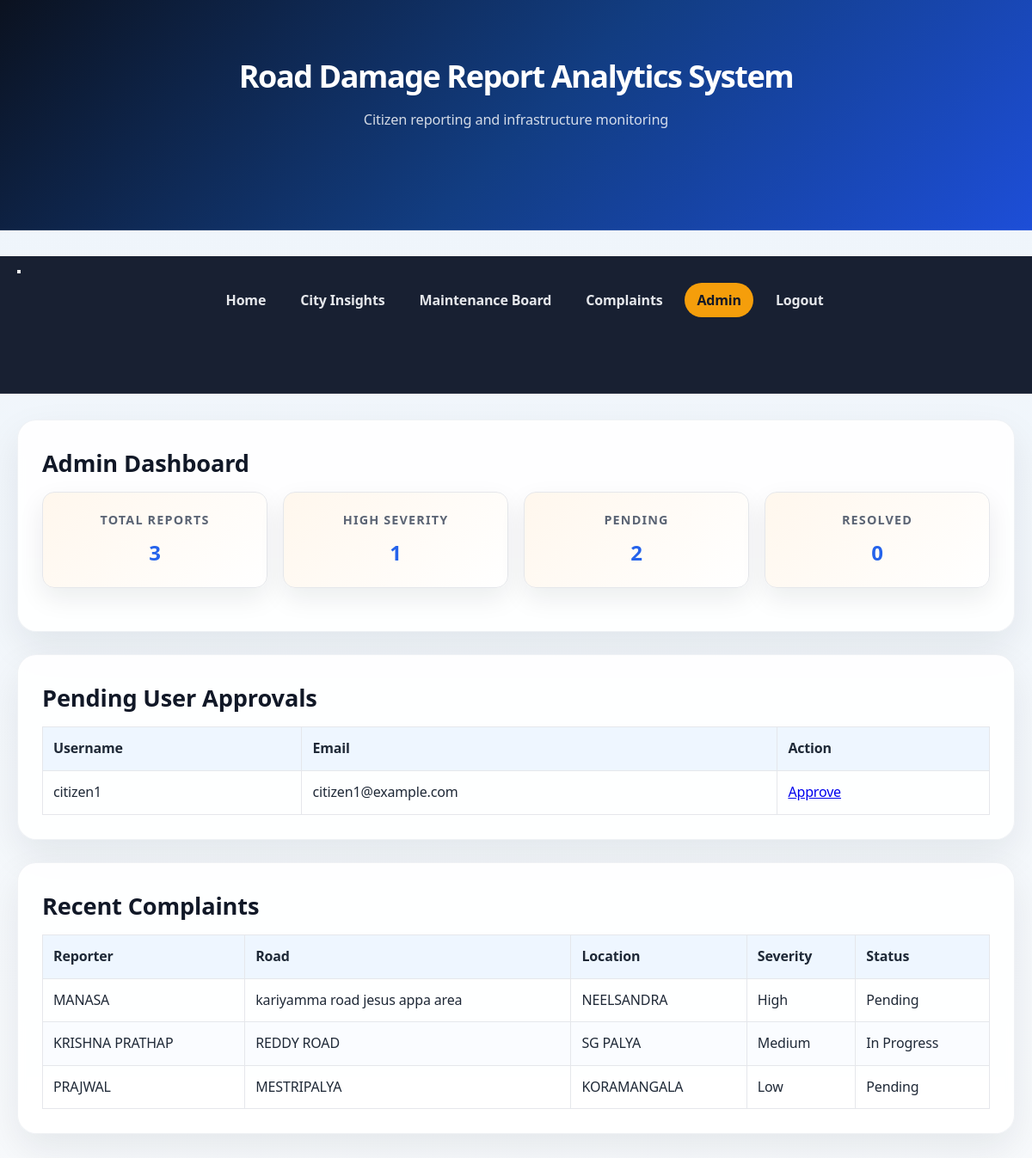
/admin-dashboard/ (signed in), run on the app's committed database.
### main/models.py (models this page shows, shortened)
class RoadDamageReport(models.Model):
    SEVERITY_CHOICES = [
        ("Low", "Low"),
        ("Medium", "Medium"),
        ("High", "High"),
    ]
    STATUS_CHOICES = [
        ("Pending", "Pending"),
        ("In Progress", "In Progress"),
        ("Resolved", "Resolved"),
    ]
    reporter_name = models.CharField(max_length=150)
    phone_number = models.CharField(max_length=15)
    location = models.CharField(max_length=200)
    road_name = models.CharField(max_length=200)
    damage_type = models.CharField(max_length=100)
    severity = models.CharField(max_length=20, choices=SEVERITY_CHOICES, default="Medium")
    description = models.TextField()
    photo = models.ImageField(upload_to="complaints/", blank=True, null=True)
    reported_at = models.DateTimeField(auto_now_add=True)
    status = models.CharField(max_length=30, choices=STATUS_CHOICES, default="Pending")

class UserProfile(models.Model):
    user = models.OneToOneField(User, on_delete=models.CASCADE, related_name="profile")
    is_approved = models.BooleanField(default=False)
    created_at = models.DateTimeField(auto_now_add=True)

### main/views.py (the view)
# urls.py: path("admin-dashboard/", views.admin_dashboard, name="admin_dashboard"),
@login_required
@user_passes_test(lambda u: u.is_staff)
def admin_dashboard(request):
    reports = RoadDamageReport.objects.all()
    stats = [
        {"name": "Total Reports", "value": reports.count()},
        {"name": "High Severity", "value": reports.filter(severity="High").count()},
        {"name": "Pending", "value": reports.filter(status="Pending").count()},
        {"name": "Resolved", "value": reports.filter(status="Resolved").count()},
    ]
    recent_reports = reports.order_by("-reported_at")[:5]
    pending_users = UserProfile.objects.filter(is_approved=False).select_related("user")
    return render(
        request,
        "main/admin_dashboard.html",
        {"stats": stats, "recent_reports": recent_reports, "pending_users": pending_users},
    )

### templates/main/admin_dashboard.html (shortened to what this page needs)
{% extends 'base.html' %}
{% block content %}
<section class="card">
    <h2>Admin Dashboard</h2>
    <div class="stats-grid">
        {% for item in stats %}
        <div class="stat-box">
            <h3>{{ item.name }}</h3>
            <p>{{ item.value }}</p>
        </div>
        {% endfor %}
    </div>
</section>
<section class="card">
    <h2>Pending User Approvals</h2>
    {% if pending_users %}
    <table>
        <thead>
            <tr>
                <th>Username</th>
                <th>Email</th>
                <th>Action</th>
            </tr>
        </thead>
        <tbody>
            {% for profile in pending_users %}
            <tr>
                <td>{{ profile.user.username }}</td>
                <td>{{ profile.user.email }}</td>
                <td><a href="{% url 'approve_user' profile.user.id %}">Approve</a></td>
            </tr>
            {% endfor %}
        </tbody>
    </table>
    {% else %}
    <p>No pending user approvals.</p>
    {% endif %}
</section>
<section class="card">
    <h2>Recent Complaints</h2>
    <table>
        <thead>
            <tr>
                <th>Reporter</th>
                <th>Road</th>
                <th>Location</th>
                <th>Severity</th>
                <th>Status</th>
            </tr>
        </thead>
        <tbody>
            {% for report in recent_reports %}
            <tr>
                <td>{{ report.reporter_name }}</td>
                <td>{{ report.road_name }}</td>
                <td>{{ report.location }}</td>
                <td>{{ report.severity }}</td>
                <td>{{ report.status }}</td>
            </tr>
            {% empty %}
            <tr>
                <td colspan="5">No complaints available.</td>
            </tr>
            {% endfor %}
        </tbody>
    </table>
</section>
{% endblock %}

### templates/base.html (shortened to what this page needs)
{% load static %}
<!DOCTYPE html>
<html lang="en">
<head>
    <link rel="stylesheet" href="{% static 'css/styles.css' %}">
</head>
<body>
    <header class="site-header {% if '/login/' in request.path or '/register/' in request.path %}auth-header{% endif %}">
        <div class="container header-inner">
            <h1>Road Damage Report Analytics System</h1>
            {% if not '/login/' in request.path and not '/register/' in request.path %}
                <p>Citizen reporting and infrastructure monitoring</p>
            {% endif %}
        </div>
    </header>
    {% if request.user.is_authenticated %}
    <nav class="site-nav" aria-label="Primary navigation">
        <div class="container nav-inner">
            <button class="nav-toggle" type="button" aria-expanded="false" aria-controls="primary-nav" aria-label="Toggle navigation">
            </button>
            <ul id="primary-nav" class="site-nav__list">
                <li><a href="{% url 'home' %}" class="{% if request.path == '/' %}active{% endif %}">Home</a></li>
                <li><a href="{% url 'analytics' %}" class="{% if '/analytics/' in request.path %}active{% endif %}">City Insights</a></li>
                <li><a href="{% url 'report' %}" class="{% if '/report/' in request.path %}active{% endif %}">Maintenance Board</a></li>
                {% if request.user.is_staff %}
                    <li><a href="{% url 'complaint_list' %}" class="{% if '/complaints/' in request.path %}active{% endif %}">Complaints</a></li>
                    <li><a href="{% url 'admin_dashboard' %}" class="{% if '/admin-dashboard/' in request.path %}active{% endif %}">Admin</a></li>
                {% elif request.user.is_authenticated %}
                    <li><a href="{% url 'complaint_create' %}">Submit Complaint</a></li>
                {% endif %}
                <li><a href="{% url 'logout' %}">Logout</a></li>
            </ul>
        </div>
    </nav>
    {% endif %}
    <main class="container">
        {% block content %}
        {% endblock %}
    </main>
</body>
</html>

### static/css/styles.css (style rules this page uses)
* { margin: 0; padding: 0; box-sizing: border-box; }
:root { --bg: #f3f7fb; --card: #ffffff; --text: #1f2937; --muted: #5b6474; --primary: #2563eb; --primary-soft: #dbeafe; --accent: #f59e0b; --accent-soft: #fff1d6; --success: #16a34a; --success-soft: #dcfce7; --warning: #f59e0b; --warning-soft: #fef3c7; --danger: #ef4444; --danger-soft: #fee2e2; --border: #e5e7eb; --shadow: 0 12px 30px rgba(15, 23, 42, 0.08); }
body { font-family: "Segoe UI", Arial, sans-serif; background: linear-gradient(180deg, #edf4fb 0%, #f8fafc 100%); color: var(--text); line-height: 1.6; letter-spacing: -0.01em; }
header { background: linear-gradient(135deg, #0b1220 0%, #123d82 52%, #1d4ed8 100%); color: white; padding: 30px 20px 26px; text-align: center; box-shadow: inset 0 -1px 0 rgba(255,255,255,0.09); }
header h1 { font-size: clamp(2.2rem, 3vw, 3.2rem); font-weight: 800; letter-spacing: -0.04em; }
header p { color: rgba(255, 255, 255, 0.82); margin-top: 8px; font-size: 1.02rem; }
nav { background: rgba(15, 23, 42, 0.96); position: sticky; top: 0; z-index: 10; border-bottom: 1px solid rgba(255, 255, 255, 0.08); backdrop-filter: blur(10px); }
nav ul { list-style: none; display: flex; justify-content: center; gap: 12px; padding: 14px 20px; flex-wrap: wrap; }
nav a { color: #e5e7eb; text-decoration: none; padding: 9px 14px; border-radius: 999px; transition: 0.2s ease; font-weight: 600; }
nav a:hover, nav a.active { background: var(--accent); color: #111827; }
.container { max-width: 1200px; margin: 30px auto; padding: 0 20px 50px; }
.card { background: rgba(255,255,255,0.9); border-radius: 22px; box-shadow: 0 18px 45px rgba(15, 23, 42, 0.08); padding: 28px; margin-bottom: 26px; border: 1px solid rgba(148, 163, 184, 0.14); backdrop-filter: blur(4px); }
h2 { margin-bottom: 12px; color: #111827; font-size: clamp(1.7rem, 2vw, 2.4rem); }
h3 { margin-bottom: 10px; color: #1f2937; font-size: 1.15rem; }
p { margin-bottom: 10px; color: var(--muted); }
ul { margin-left: 20px; color: var(--text); }
.stats-grid, .report-summary-grid { display: grid; grid-template-columns: repeat(4, minmax(150px, 1fr)); gap: 18px; margin-bottom: 22px; }
.stat-box, .summary-card { background: #ffffff; border: 1px solid var(--border); border-radius: 14px; padding: 20px 16px; text-align: center; box-shadow: var(--shadow); }
.stat-box { background: linear-gradient(135deg, #fff7ed 0%, #ffffff 100%); }
.stat-box h3, .summary-card span { margin-bottom: 8px; font-size: 0.9rem; color: var(--muted); text-transform: uppercase; letter-spacing: 0.08em; }
.stat-box p, .summary-card strong { font-size: clamp(1.5rem, 2vw, 2.1rem); font-weight: bold; color: var(--primary); margin: 0; }
table { width: 100%; border-collapse: collapse; margin-top: 10px; min-width: 620px; }
th, td { border: 1px solid var(--border); padding: 12px; text-align: left; vertical-align: top; }
th { background: #eef6ff; color: var(--text); font-weight: 700; }
tr:nth-child(even) td { background: #fafcff; }

### data on the page
RoadDamageReport: name "PENDING", value "2", reporter_name "PRAJWAL", road_name "MESTRIPALYA", location "KORAMANGALA", severity "Low", status "Pending"
UserProfile: user.username "citizen1", user.email "citizen1@example.com"
RoadDamageReport: reporter_name "MANASA", road_name "kariyamma road jesus appa area", location "NEELSANDRA", severity "High", status "Pending"
RoadDamageReport: reporter_name "KRISHNA PRATHAP", road_name "REDDY ROAD", location "SG PALYA", severity "Medium", status "In Progress"

### other printed values
{{ item.name }} "TOTAL REPORTS" "HIGH SEVERITY" "RESOLVED"
{{ item.value }} "3" "1" "0"
